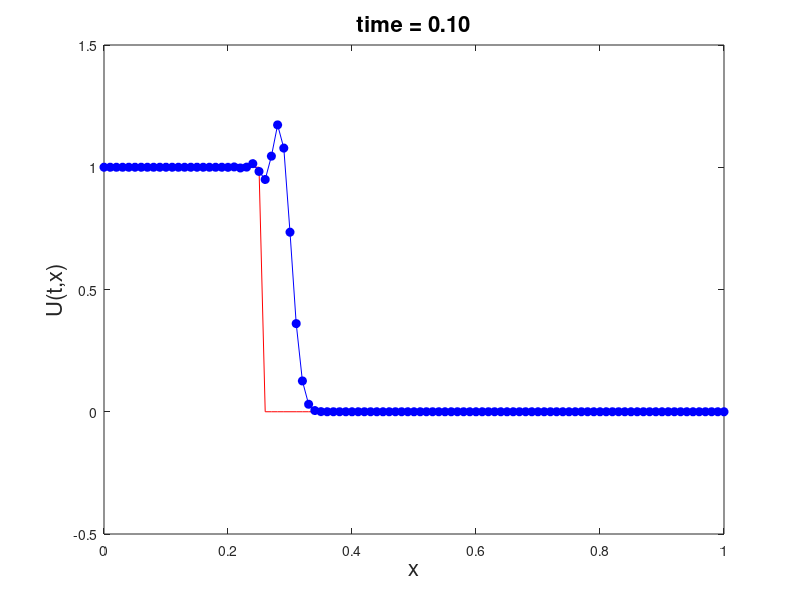

Recreate this plot in MATLAB.
%LW scheme - function 2
clc;
clear;
close all;
format long
%define variables
xmin = 0;
xmax = 1;
N = 100;
dt = 0.009;
t = 0;
tmax = 0.1;
C = 1;

%discretise the domain
dx = (xmax - xmin)/N;
x = xmin - dx : dx : xmax + dx;
index = 1;
for i = x
    if i <= 0.25
        u0(index) = 1.0;
        exact = u0;
    else
        u0(index) = 0.0;
        exact = u0;
    end
    index = index + 1;
end
u = u0;
un = u0;

lambda1 = 0.25;
lambda2 = 0.5;
lambda3 = 0.75;
lambda4 = 1.0;

%time loop
nsteps = tmax/dt;
for n = 1 : nsteps
 
    %calculate LW scheme
    for i = 2:N+2
        un(i) = u(i) - (lambda2/2)*(u(i+1)-u(i-1)) + (lambda2^2/2)*(u(i+1)-2*u(i)+u(i-1));
    end
    %update
    t = t+dt;
    u = un;
    %plot
    plot(x,exact,'r-');
    hold on
    plot (x,u,'bo-','markerfacecolor','b');
    hold off
    axis([xmin,xmax,-0.5,1.5])
    xlabel('x','fontsize',16)
    ylabel('U(t,x)','fontsize',16)
    title(sprintf('time = %1.2f',t),'fontsize',16)
    shg
    pause(dt);
end
